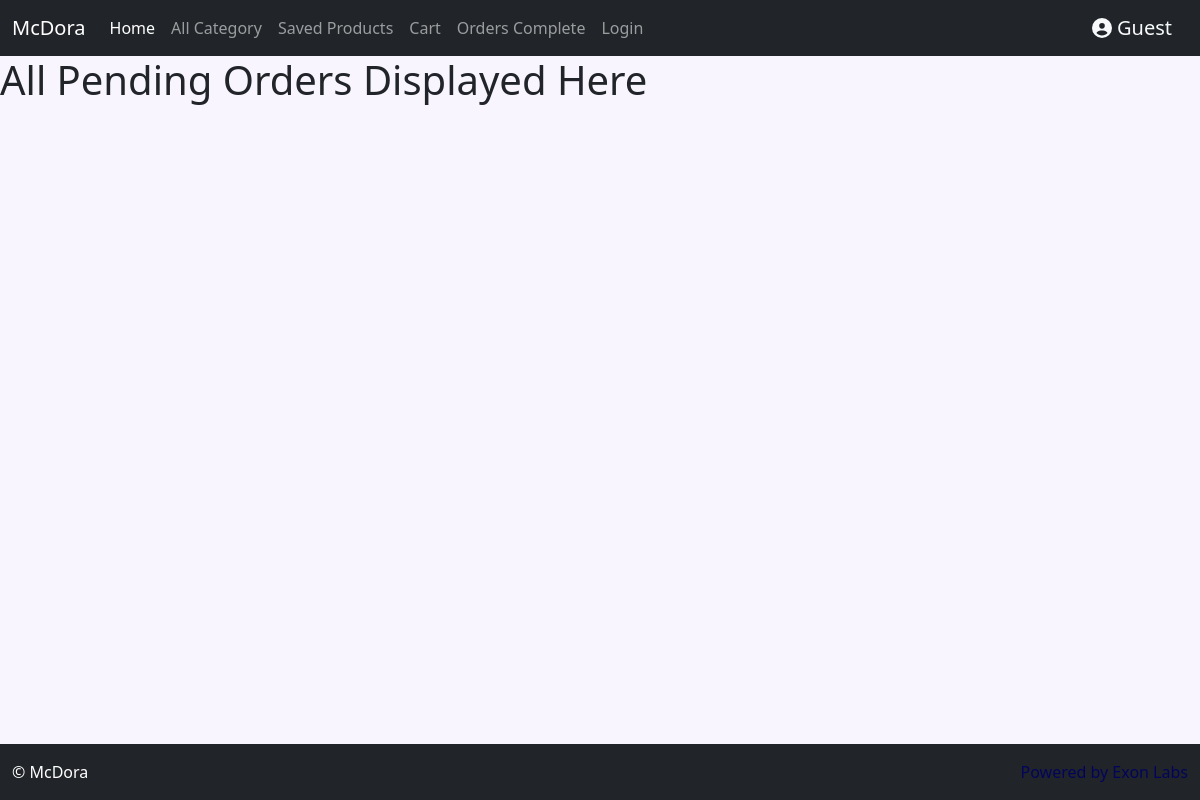
/orders/, run on an earlier commit of the app's database.
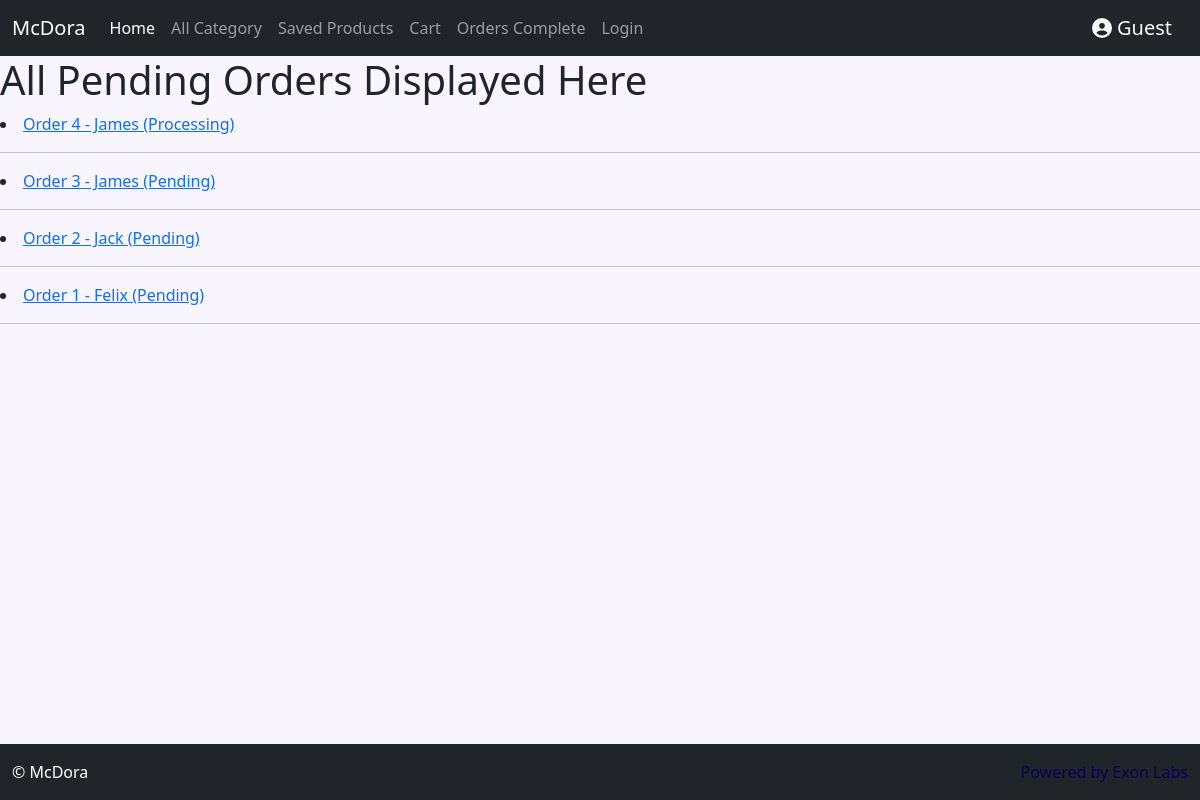
And on a later commit of the database.
### store/models.py (models this page shows, shortened)
class Order(models.Model):
    cart = models.OneToOneField('Cart', on_delete=models.CASCADE)  # one cart becomes one order
    customer = models.ForeignKey(User, on_delete=models.CASCADE)
    payment = models.ForeignKey(Transaction, on_delete=models.SET_NULL, null=True)  # Paystack or other payment reference
    shipping_address = models.ForeignKey('ShippingAddress', on_delete=models.SET_NULL, null=True, blank=True)
    status = models.ForeignKey(OrderStatus, on_delete=models.SET_NULL, null=True)  # linked to OrderStatus
    created_at = models.DateTimeField(auto_now_add=True)
    updated_at = models.DateTimeField(auto_now=True)
    def __str__(self):
        return f"Order {self.id} - {self.customer.username} ({self.status})"

class OrderStatus(models.Model):
    status = models.CharField(max_length=50, unique=True)
    created_date = models.DateTimeField(auto_now_add=True)
    def __str__(self):
        return self.status

### store/views.py (the view)
# urls.py: path('orders/', views.all_orders, name='orders'),
def all_orders(request):
    orders = Order.objects.all().order_by('-created_at')
    context = {'orders': orders}
    return render(request, 'orders.html', context)

### store/templates/orders.html
{% extends 'base.html' %}
{% block content %}
<h1>All Pending Orders Displayed Here</h1>
{% for order in orders %}
    <li><a href="{% url 'order_detail' id=order.id %}">{{ order }}</a></li>
    <hr>
{% endfor %}
{% endblock %}

What changed in the data, as far as the page shows it:
added Order: id+customer+status "Order 4 - James (Processing)"
added Order: id+customer+status "Order 3 - James (Pending)"
added Order: id+customer+status "Order 2 - Jack (Pending)"
added Order: id+customer+status "Order 1 - Felix (Pending)"
